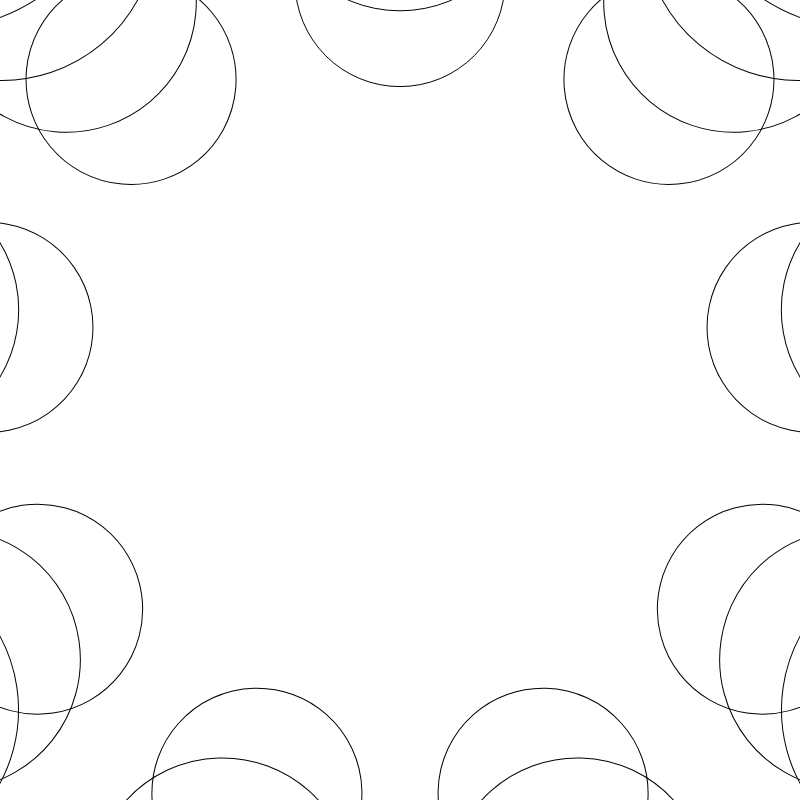
Frame 1 (no input)
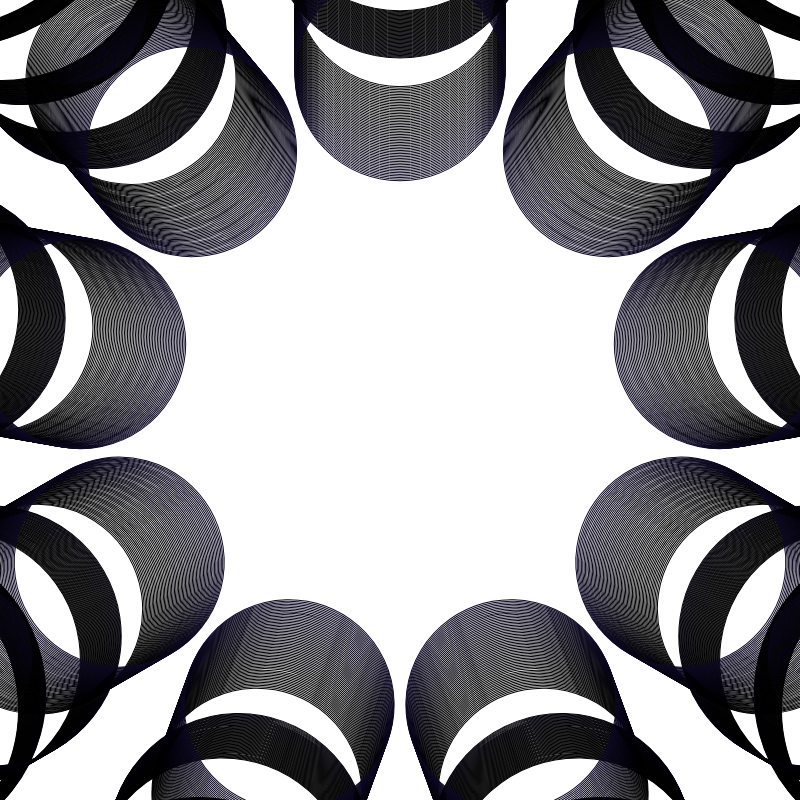
Frame 60 (no input)
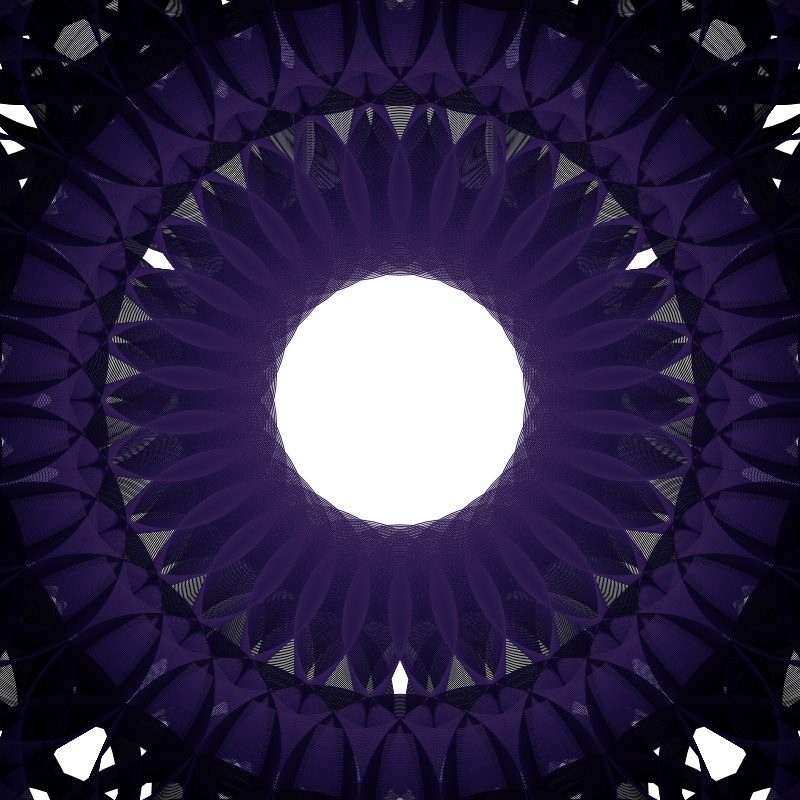
Frame 120 (the mouse pressed at the canvas centre since frame 60)

The p5.js sketch that drew these frames (run headless with seeded random() and noise() and a simulated clock; from frame 60 on, the mouse is pressed at the canvas centre):

// p5.js sketch
// ── sketch.js
//wccchallenge - reflection
//reflection for reflection - comments for your reflection
//click to mix
let n=9;
function setup(){
  c=min(windowWidth,windowHeight)*0.8;
	//what is our size in this universe - what space/dimension do you occupy

	createCanvas(c,c);//what shall you paint on the canvas of this day?
  y=-c;//what are the variable within you and of you?
  background(255);//this background is the childhood of this canvas - what is the background on which you paint?
    noFill()//how can you be empty?
}
function draw(){
  translate(c/2,c/2);//we all have transformations. to move is to transform. What is your transformation?
  for(let j=1;j<n;j++){//what are the loops in which you find yourself?
    for(let i=0;i<n;i++){//do you have loops within loops?
      push();//when do you compartmentalize yourself? thoughts?
      rotate(i*TWO_PI/n);//with enough mirrors we can rotate about ourselves - who, what, where is your mirror?
      thoughts(abs(c*sin(frameCount/((j)*500))),c/5+j*50);//what do your thoughts look like
      pop()//what awakens you?
    }
  }
}

function thoughts(t,r){
  v=map(t,0,c,0,355);//map your thoughts
  stroke(v*abs(sin(t/300)),v*abs(sin(t/500)),v*abs(sin(t/100))); //color your breath
  y=-r*2+t//manipulate your variables
  circle(0,y,r);//this is where thought becomes a stroke on the canvas
}

function mousePressed(){
  n=int(random(3,42))//evolve and change
}
